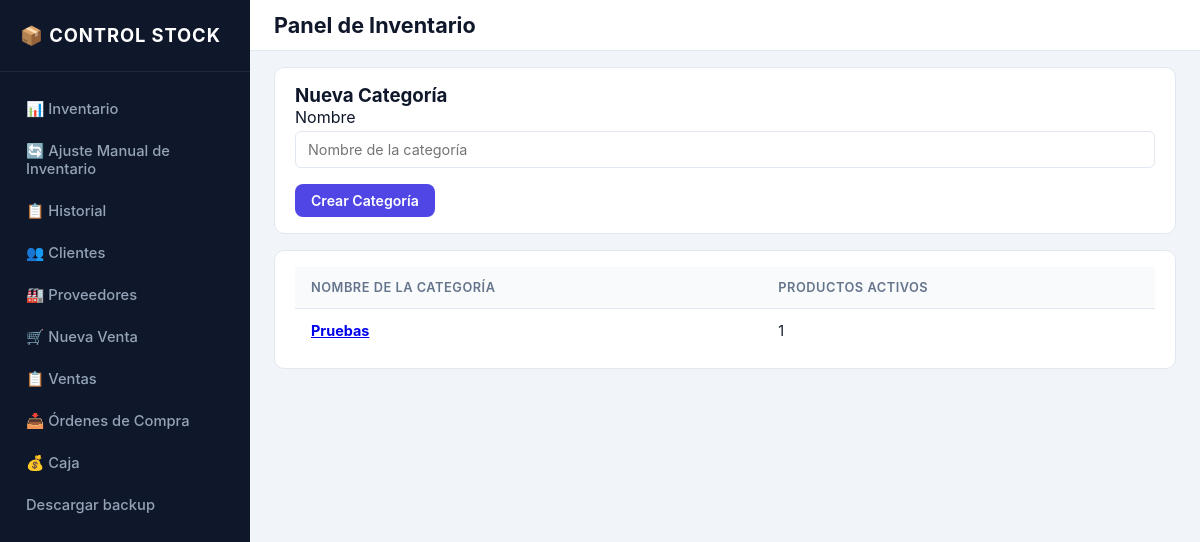
The app's page /categorias/, older data.
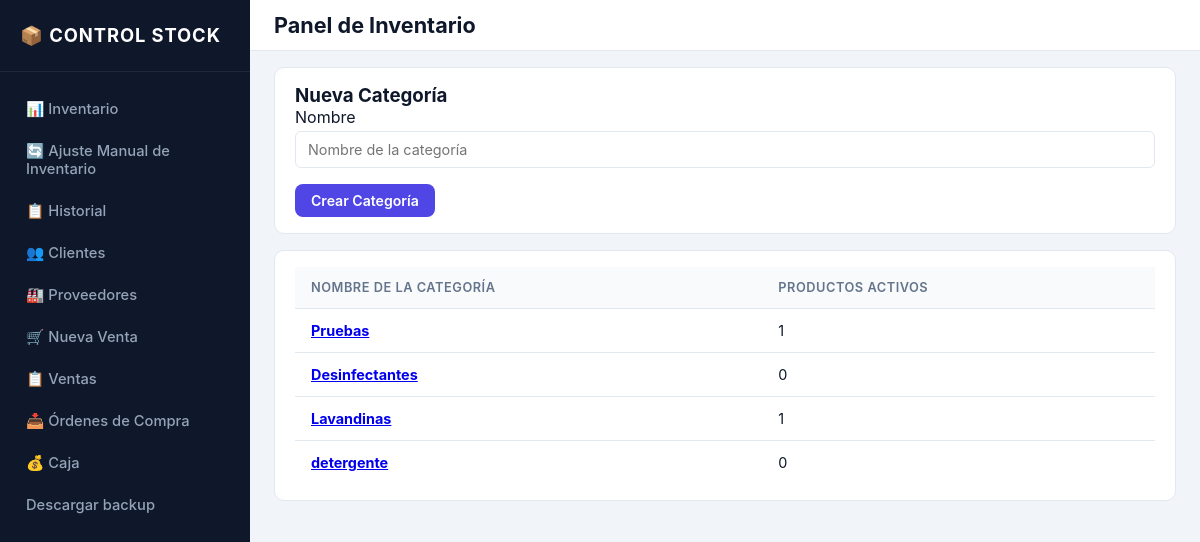
The same page, newer data.
### inventario/models.py (models this page shows, shortened)
class Categoria(models.Model):
    nombre = models.CharField(max_length=100, unique=True, verbose_name="Nombre")
    class Meta:
        verbose_name = "Categoria"
        verbose_name_plural = "Categorias"
        ordering = ["nombre"]

### inventario/views.py (the view)
# urls.py: path("categorias/", views.categoria_list_crear, name="categoria_list"),
def categoria_list_crear(request):
    if request.method == "POST":
        form = CategoriaForm(request.POST)
        if form.is_valid():
            categoria = form.save()
            messages.success(request, f"Categoría '{categoria.nombre}' creada.")
            if request.POST.get("next") == reverse("producto_list"):
                return redirect("producto_list")
            return redirect("categoria_list")
    else:
        form = CategoriaForm()
    categorias = Categoria.objects.annotate(
        productos_activos=Count('productos', filter=Q(productos__activo=True))
    )
    return render(
        request,
        "inventario/categoria_list.html",
        {"categorias": categorias, "form": form},
    )

### inventario/forms.py
class CategoriaForm(forms.ModelForm):
    class Meta:
        model = Categoria
        fields = ["nombre"]
        widgets = {
            "nombre": forms.TextInput(attrs={"class": "form-control", "placeholder": "Nombre de la categoría"}),
        }

### templates/inventario/categoria_list.html (shortened to what this page needs)
{% extends 'base.html' %}
{% block content %}
<div class="grid-two-col">
    <div class="card">
        <h3 class="mb-16">Nueva Categoría</h3>
        <form method="post">
            <div class="form-group">
                <label>Nombre</label>
                {{ form.nombre }}
            </div>
            <button type="submit" class="btn btn-primary w-full">Crear Categoría</button>
        </form>
    </div>
    <div class="card">
        <table>
            <thead>
                <tr>
                    <th>Nombre de la Categoría</th>
                    <th>Productos Activos</th>
                </tr>
            </thead>
            <tbody>
                {% for cat in categorias %}
                <tr>
                    <td><strong><a href="{% url 'producto_list' %}?categoria={{ cat.id }}">{{ cat.nombre }}</a></strong></td>
                    <td>{{ cat.productos_activos|default:0 }}</td>
                </tr>
                {% empty %}
                <tr>
                    <td class="text-center text-muted p-20" colspan="2">No hay categorías registradas.</td>
                </tr>
                {% endfor %}
            </tbody>
        </table>
    </div>
</div>
{% endblock %}

Row changes from the older to the newer data that the page shows:
added Categoria: nombre "Desinfectantes", productos_activos "0"
added Categoria: nombre "Lavandinas", productos_activos "1"
added Categoria: nombre "detergente", productos_activos "0"
